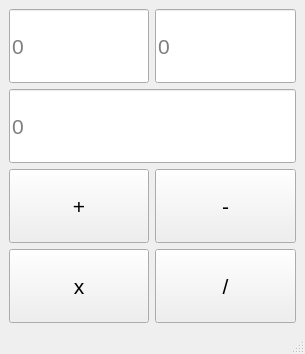
<?xml version="1.0" encoding="UTF-8"?>
<ui version="4.0">
 <class>MainWindow</class>
 <widget class="QMainWindow" name="MainWindow">
  <property name="geometry">
   <rect>
    <x>0</x>
    <y>0</y>
    <width>305</width>
    <height>354</height>
   </rect>
  </property>
  <property name="windowTitle">
   <string>MainWindow</string>
  </property>
  <widget class="QWidget" name="centralwidget">
   <layout class="QGridLayout" name="gridLayout_2">
    <item row="0" column="0">
     <layout class="QGridLayout" name="gridLayout">
      <property name="horizontalSpacing">
       <number>-1</number>
      </property>
      <item row="4" column="0">
       <widget class="QPushButton" name="pushButton_3">
        <property name="sizePolicy">
         <sizepolicy hsizetype="Expanding" vsizetype="Expanding">
          <horstretch>0</horstretch>
          <verstretch>0</verstretch>
         </sizepolicy>
        </property>
        <property name="minimumSize">
         <size>
          <width>80</width>
          <height>50</height>
         </size>
        </property>
        <property name="font">
         <font>
          <pointsize>16</pointsize>
         </font>
        </property>
        <property name="layoutDirection">
         <enum>Qt::LeftToRight</enum>
        </property>
        <property name="text">
         <string>x</string>
        </property>
       </widget>
      </item>
      <item row="0" column="0">
       <widget class="QLineEdit" name="lineEdit">
        <property name="sizePolicy">
         <sizepolicy hsizetype="Expanding" vsizetype="Expanding">
          <horstretch>0</horstretch>
          <verstretch>0</verstretch>
         </sizepolicy>
        </property>
        <property name="minimumSize">
         <size>
          <width>0</width>
          <height>40</height>
         </size>
        </property>
        <property name="font">
         <font>
          <pointsize>16</pointsize>
         </font>
        </property>
        <property name="placeholderText">
         <string>0</string>
        </property>
       </widget>
      </item>
      <item row="0" column="1">
       <widget class="QLineEdit" name="lineEdit_2">
        <property name="sizePolicy">
         <sizepolicy hsizetype="Expanding" vsizetype="Expanding">
          <horstretch>0</horstretch>
          <verstretch>0</verstretch>
         </sizepolicy>
        </property>
        <property name="minimumSize">
         <size>
          <width>0</width>
          <height>40</height>
         </size>
        </property>
        <property name="font">
         <font>
          <pointsize>16</pointsize>
         </font>
        </property>
        <property name="placeholderText">
         <string>0</string>
        </property>
       </widget>
      </item>
      <item row="3" column="1">
       <widget class="QPushButton" name="pushButton_2">
        <property name="sizePolicy">
         <sizepolicy hsizetype="Expanding" vsizetype="Expanding">
          <horstretch>0</horstretch>
          <verstretch>0</verstretch>
         </sizepolicy>
        </property>
        <property name="minimumSize">
         <size>
          <width>80</width>
          <height>50</height>
         </size>
        </property>
        <property name="font">
         <font>
          <pointsize>16</pointsize>
         </font>
        </property>
        <property name="layoutDirection">
         <enum>Qt::LeftToRight</enum>
        </property>
        <property name="text">
         <string>-</string>
        </property>
       </widget>
      </item>
      <item row="1" column="0" colspan="2">
       <widget class="QLineEdit" name="lineEdit_3">
        <property name="sizePolicy">
         <sizepolicy hsizetype="Expanding" vsizetype="Expanding">
          <horstretch>0</horstretch>
          <verstretch>0</verstretch>
         </sizepolicy>
        </property>
        <property name="minimumSize">
         <size>
          <width>0</width>
          <height>40</height>
         </size>
        </property>
        <property name="font">
         <font>
          <pointsize>16</pointsize>
         </font>
        </property>
        <property name="placeholderText">
         <string>0</string>
        </property>
       </widget>
      </item>
      <item row="4" column="1">
       <widget class="QPushButton" name="pushButton_4">
        <property name="sizePolicy">
         <sizepolicy hsizetype="Expanding" vsizetype="Expanding">
          <horstretch>0</horstretch>
          <verstretch>0</verstretch>
         </sizepolicy>
        </property>
        <property name="minimumSize">
         <size>
          <width>80</width>
          <height>50</height>
         </size>
        </property>
        <property name="font">
         <font>
          <pointsize>16</pointsize>
         </font>
        </property>
        <property name="layoutDirection">
         <enum>Qt::LeftToRight</enum>
        </property>
        <property name="text">
         <string>/</string>
        </property>
       </widget>
      </item>
      <item row="3" column="0">
       <widget class="QPushButton" name="pushButton">
        <property name="sizePolicy">
         <sizepolicy hsizetype="Expanding" vsizetype="Expanding">
          <horstretch>0</horstretch>
          <verstretch>0</verstretch>
         </sizepolicy>
        </property>
        <property name="minimumSize">
         <size>
          <width>80</width>
          <height>50</height>
         </size>
        </property>
        <property name="font">
         <font>
          <pointsize>16</pointsize>
         </font>
        </property>
        <property name="styleSheet">
         <string notr="true"/>
        </property>
        <property name="text">
         <string>+</string>
        </property>
       </widget>
      </item>
     </layout>
    </item>
   </layout>
  </widget>
  <widget class="QMenuBar" name="menubar">
   <property name="geometry">
    <rect>
     <x>0</x>
     <y>0</y>
     <width>305</width>
     <height>24</height>
    </rect>
   </property>
  </widget>
  <widget class="QStatusBar" name="statusbar"/>
 </widget>
 <resources/>
 <connections>
  <connection>
   <sender>pushButton</sender>
   <signal>clicked()</signal>
   <receiver>MainWindow</receiver>
   <slot>add()</slot>
   <hints>
    <hint type="sourcelabel">
     <x>94</x>
     <y>213</y>
    </hint>
    <hint type="destinationlabel">
     <x>16</x>
     <y>319</y>
    </hint>
   </hints>
  </connection>
  <connection>
   <sender>pushButton_2</sender>
   <signal>clicked()</signal>
   <receiver>MainWindow</receiver>
   <slot>subtract()</slot>
   <hints>
    <hint type="sourcelabel">
     <x>231</x>
     <y>204</y>
    </hint>
    <hint type="destinationlabel">
     <x>294</x>
     <y>320</y>
    </hint>
   </hints>
  </connection>
  <connection>
   <sender>pushButton_3</sender>
   <signal>clicked()</signal>
   <receiver>MainWindow</receiver>
   <slot>multiply()</slot>
   <hints>
    <hint type="sourcelabel">
     <x>119</x>
     <y>286</y>
    </hint>
    <hint type="destinationlabel">
     <x>116</x>
     <y>321</y>
    </hint>
   </hints>
  </connection>
  <connection>
   <sender>pushButton_4</sender>
   <signal>clicked()</signal>
   <receiver>MainWindow</receiver>
   <slot>divide()</slot>
   <hints>
    <hint type="sourcelabel">
     <x>196</x>
     <y>286</y>
    </hint>
    <hint type="destinationlabel">
     <x>203</x>
     <y>320</y>
    </hint>
   </hints>
  </connection>
 </connections>
 <slots>
  <slot>add()</slot>
  <slot>subtract()</slot>
  <slot>multiply()</slot>
  <slot>divide()</slot>
 </slots>
</ui>
